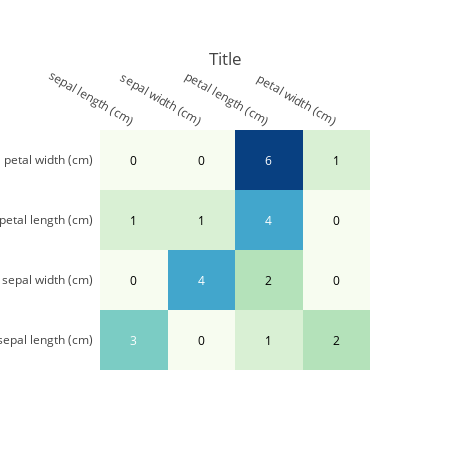

Notebook code for this chart:
### Markdown cell above
# Konfusionsmatrix

### Code cell
import plotly.figure_factory as ff
from sklearn.metrics import confusion_matrix

# Calculate confusion matrix
cm = confusion_matrix(y_test, y_pred)
x = iris_dict.feature_names
cm_text = [[str(y) for y in a] for a in cm]


fig = ff.create_annotated_heatmap(cm, x=x, y=x, annotation_text=cm_text, colorscale='gnbu')
fig.update_layout(title='Title', template='none', width=450, height=450, margin={'l': 100, 't': 130})

fig.show()
fig.write_image('plotly_plots/konfusionsmatrix.pdf')

### Figure 1 — Plotly figure (JSON) as saved in the notebook; plotly's stock layout.template omitted (floating-point values rounded to 4 significant figures)
{"data": [{"colorscale": [[0, "rgb(247,252,240)"], [0.125, "rgb(224,243,219)"], [0.25, "rgb(204,235,197)"], [0.375, "rgb(168,221,181)"], [0.5, "rgb(123,204,196)"], [0.625, "rgb(78,179,211)"], [0.75, "rgb(43,140,190)"], [0.875, "rgb(8,104,172)"], [1, "rgb(8,64,129)"]], "reversescale": false, "showscale": false, "type": "heatmap", "x": ["sepal length (cm)", "sepal width (cm)", "petal length (cm)", "petal width (cm)"], "y": ["sepal length (cm)", "sepal width (cm)", "petal length (cm)", "petal width (cm)"], "z": [[3, 0, 1, 2], [0, 4, 2, 0], [1, 1, 4, 0], [0, 0, 6, 1]]}], "layout": {"annotations": [{"font": {"color": "#FFFFFF"}, "showarrow": false, "text": "3", "x": "sepal length (cm)", "xref": "x", "y": "sepal length (cm)", "yref": "y"}, {"font": {"color": "#000000"}, "showarrow": false, "text": "0", "x": "sepal width (cm)", "xref": "x", "y": "sepal length (cm)", "yref": "y"}, {"font": {"color": "#000000"}, "showarrow": false, "text": "1", "x": "petal length (cm)", "xref": "x", "y": "sepal length (cm)", "yref": "y"}, {"font": {"color": "#000000"}, "showarrow": false, "text": "2", "x": "petal width (cm)", "xref": "x", "y": "sepal length (cm)", "yref": "y"}, {"font": {"color": "#000000"}, "showarrow": false, "text": "0", "x": "sepal length (cm)", "xref": "x", "y": "sepal width (cm)", "yref": "y"}, {"font": {"color": "#FFFFFF"}, "showarrow": false, "text": "4", "x": "sepal width (cm)", "xref": "x", "y": "sepal width (cm)", "yref": "y"}, {"font": {"color": "#000000"}, "showarrow": false, "text": "2", "x": "petal length (cm)", "xref": "x", "y": "sepal width (cm)", "yref": "y"}, {"font": {"color": "#000000"}, "showarrow": false, "text": "0", "x": "petal width (cm)", "xref": "x", "y": "sepal width (cm)", "yref": "y"}, {"font": {"color": "#000000"}, "showarrow": false, "text": "1", "x": "sepal length (cm)", "xref": "x", "y": "petal length (cm)", "yref": "y"}, {"font": {"color": "#000000"}, "showarrow": false, "text": "1", "x": "sepal width (cm)", "xref": "x", "y": "petal length (cm)", "yref": "y"}, {"font": {"color": "#FFFFFF"}, "showarrow": false, "text": "4", "x": "petal length (cm)", "xref": "x", "y": "petal length (cm)", "yref": "y"}, {"font": {"color": "#000000"}, "showarrow": false, "text": "0", "x": "petal width (cm)", "xref": "x", "y": "petal length (cm)", "yref": "y"}, {"font": {"color": "#000000"}, "showarrow": false, "text": "0", "x": "sepal length (cm)", "xref": "x", "y": "petal width (cm)", "yref": "y"}, {"font": {"color": "#000000"}, "showarrow": false, "text": "0", "x": "sepal width (cm)", "xref": "x", "y": "petal width (cm)", "yref": "y"}, {"font": {"color": "#FFFFFF"}, "showarrow": false, "text": "6", "x": "petal length (cm)", "xref": "x", "y": "petal width (cm)", "yref": "y"}, {"font": {"color": "#000000"}, "showarrow": false, "text": "1", "x": "petal width (cm)", "xref": "x", "y": "petal width (cm)", "yref": "y"}], "height": 450, "margin": {"l": 100, "t": 130}, "title": {"text": "Title"}, "width": 450, "xaxis": {"autorange": true, "dtick": 1, "gridcolor": "rgb(0, 0, 0)", "range": [-0.5, 3.5], "side": "top", "ticks": "", "type": "category"}, "yaxis": {"autorange": true, "dtick": 1, "range": [-0.5, 3.5], "ticks": "", "ticksuffix": "  ", "type": "category"}}}
